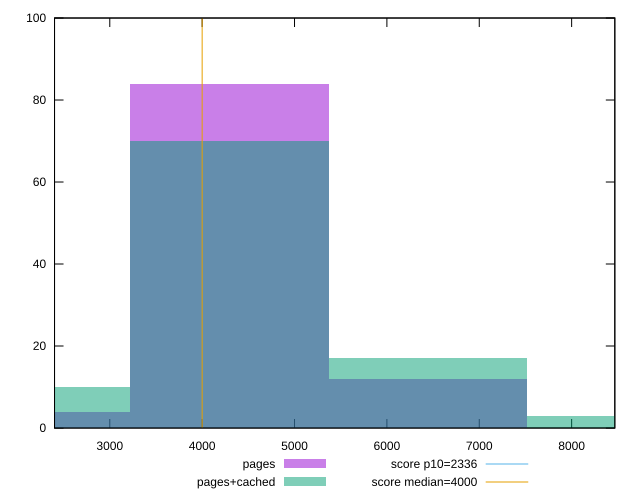

This figure's gnuplot source:
reset

$pages <<EOF
6444.131158845139 12
4296.087439230093 84
2148.0437196150465 4
EOF

$pagesCached <<EOF
6444.131158845139 17
2148.0437196150465 10
4296.087439230093 70
8592.174878460186 3
EOF

set key outside below
set boxwidth 2148.0437196150465
set xrange [2401.8160000000003:8467.519499999999]
set yrange [0:100]
set trange [0:100]
set style fill transparent solid 0.5 noborder

set parametric
set terminal svg size 640, 500 enhanced background rgb 'white'
set output "reprap/first-meaningful-paint/comparison/histogram/0_vs_1.svg"

plot $pages title "pages" with boxes, \
     $pagesCached title "pages+cached" with boxes, \
     2336,t title "score p10=2336", \
     4000,t title "score median=4000"

reset
